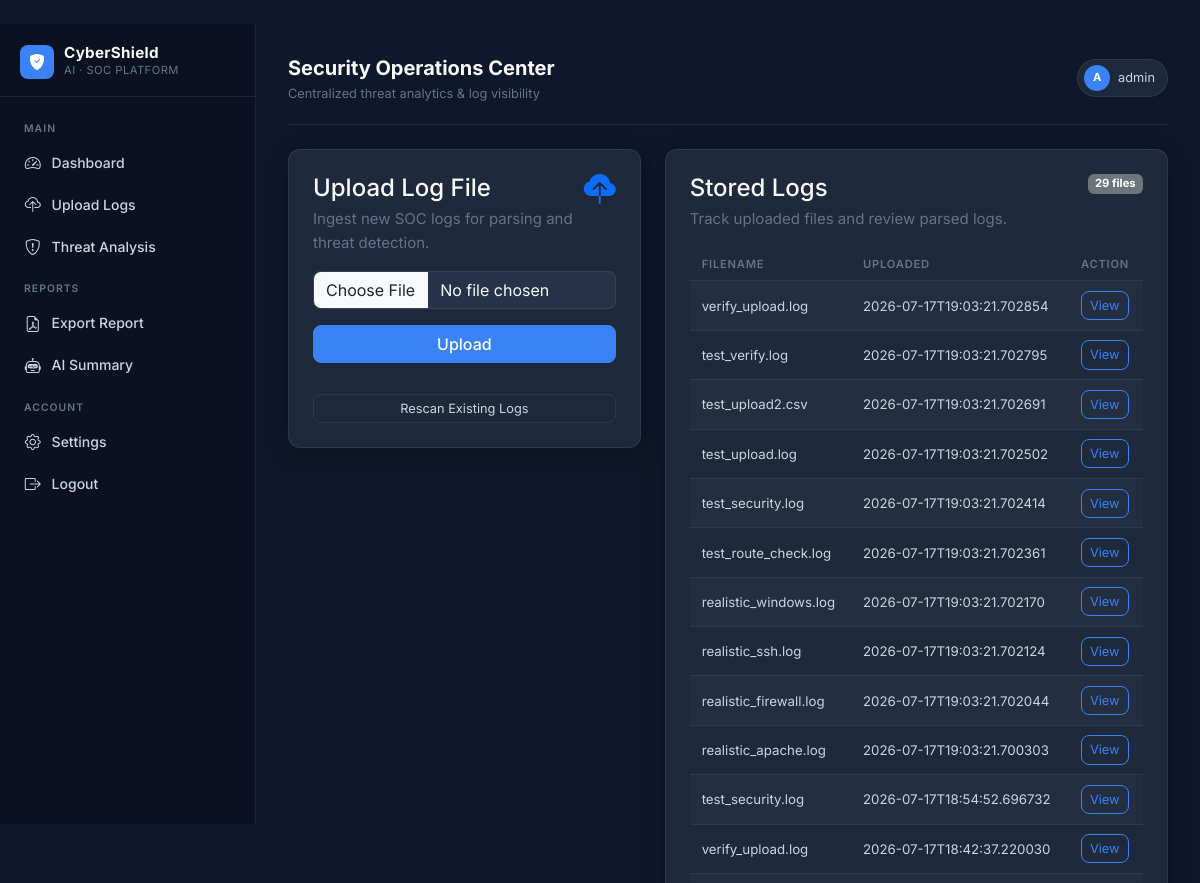
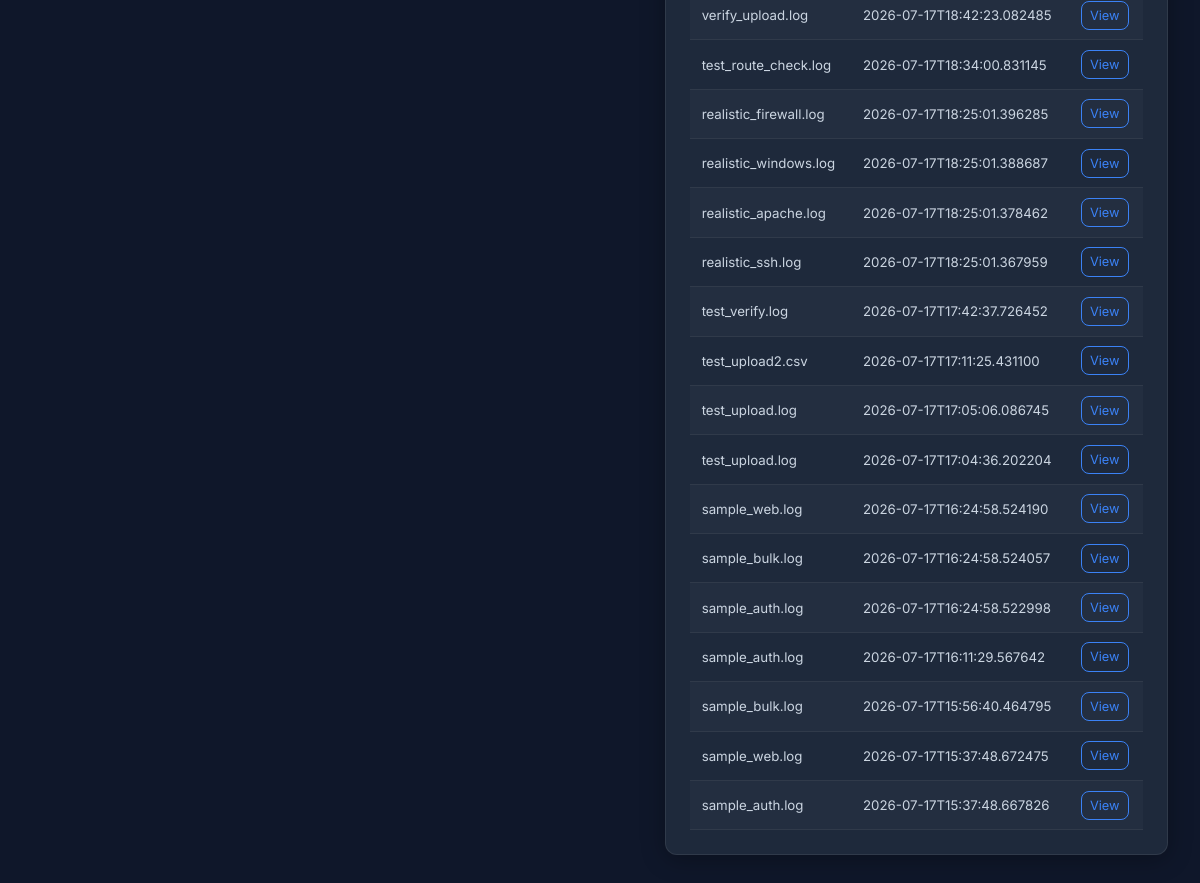
Screenshot of /logs (signed in) with the database file from the repository (2 pictures, top to bottom).
### tables this page shows
CREATE TABLE logs (
            id INTEGER PRIMARY KEY AUTOINCREMENT,
            filename TEXT NOT NULL,
            filepath TEXT NOT NULL,
            uploaded_at TEXT NOT NULL
        );

### app.py (the view)
@app.route("/logs")
@require_login
def logs_index():
    conn = get_db_connection()
    cur = conn.cursor()
    cur.execute("SELECT * FROM logs ORDER BY uploaded_at DESC")
    logs = cur.fetchall()
    conn.close()
    return render_template("upload.html", logs=logs)

### app.py (called while the page is built)
def get_db_connection():
    conn = sqlite3.connect(DB_PATH)
    conn.row_factory = sqlite3.Row
    return conn

def require_login(func):
    from functools import wraps
    @wraps(func)
    def wrapper(*args, **kwargs):
        if not session.get("user"):
            return redirect(url_for("login", next=request.path))
        return func(*args, **kwargs)
    return wrapper

### templates/upload.html
﻿{% extends "base.html" %}
{% block content %}
<div class="row g-4">
    <div class="col-lg-5">
        <div class="card p-4">
            <div class="d-flex justify-content-between align-items-start mb-3">
                <div>
                    <h4 class="mb-1">Upload Log File</h4>
                    <p class="text-muted mb-0">Ingest new SOC logs for parsing and threat detection.</p>
                </div>
                <i class="bi bi-cloud-upload-fill fs-2 text-primary"></i>
            </div>
            <form method="post" enctype="multipart/form-data">
                <div class="mb-3">
                    <input type="file" name="logfile" class="form-control form-control-dark" accept=".log,.txt,.csv"
                        required>
                </div>
                <button class="btn btn-primary w-100">Upload</button>
            </form>
            <a class="btn btn-sm btn-outline-light mt-3" href="{{ url_for('rescan_logs') }}">Rescan Existing Logs</a>
        </div>
    </div>
    <div class="col-lg-7">
        <div class="card p-4">
            <div class="d-flex justify-content-between align-items-center mb-3">
                <div>
                    <h4 class="mb-1">Stored Logs</h4>
                    <p class="text-muted mb-0">Track uploaded files and review parsed logs.</p>
                </div>
                <span class="badge bg-secondary align-self-start">{{ logs|length if logs else 0 }} files</span>
            </div>
            {% if logs is defined and logs %}
            <div class="table-responsive">
                <table class="table table-dark table-striped align-middle mb-0">
                    <thead>
                        <tr>
                            <th>Filename</th>
                            <th>Uploaded</th>
                            <th>Action</th>
                        </tr>
                    </thead>
                    <tbody>
                        {% for l in logs %}
                        <tr>
                            <td>{{ l['filename'] }}</td>
                            <td>{{ l['uploaded_at'] }}</td>
                            <td><a class="btn btn-sm btn-outline-primary"
                                    href="{{ url_for('view_log', log_id=l['id']) }}">View</a></td>
                        </tr>
                        {% endfor %}
                    </tbody>
                </table>
            </div>
            {% else %}
            <div class="alert alert-secondary mb-0">No log files have been uploaded yet.</div>
            {% endif %}
        </div>
    </div>
</div>
{% endblock %}

### static/css/styles.css (style rules this page uses)
:root { --bg: #0F172A; --surface: #1E293B; --surface2: #263348; --border: rgba(255,255,255,0.08); --text: #F8FAFC; --text-sub: #CBD5E1; --muted: #64748B; --accent: #3B82F6; --accent-h: #2563EB; --c-critical: #EF4444; --c-high: #F97316; --c-medium: #EAB308; --c-low: #22C55E; --c-safe: #14B8A6; --c-risk: #A855F7; --c-info: #38BDF8; }
*, *::before, *::after { box-sizing: border-box; }
body { margin: 0; background: var(--bg); color: var(--text); font-family: Inter, "Segoe UI", system-ui, -apple-system, sans-serif; font-size: 0.9375rem; line-height: 1.6; }
.card { background: var(--surface); border: 1px solid var(--border); border-radius: 12px; box-shadow: 0 4px 24px rgba(0,0,0,0.3); color: var(--text); }
.table-dark { --bs-table-bg: transparent; --bs-table-striped-bg: rgba(255,255,255,0.025); --bs-table-hover-bg: rgba(255,255,255,0.04); --bs-table-color: var(--text); --bs-table-border-color: var(--border); font-size: 0.83rem; }
.table-dark thead th { font-size: 0.7rem; font-weight: 600; letter-spacing: 0.07em; text-transform: uppercase; color: var(--muted); border-bottom: 1px solid var(--border); padding: 0.6rem 0.75rem; white-space: nowrap; }
.table-dark td { padding: 0.6rem 0.75rem; vertical-align: middle; color: var(--text-sub); }
.form-control, .form-control-dark, .form-select { background: var(--surface2); border: 1px solid var(--border); color: var(--text); border-radius: 8px; }
.btn-primary { background: var(--accent); border-color: var(--accent); color: #fff; font-weight: 500; border-radius: 8px; }
.btn-outline-light { color: var(--text-sub); border-color: var(--border); border-radius: 8px; font-size: 0.8rem; }
.btn-outline-primary { color: var(--accent); border-color: var(--accent); border-radius: 8px; font-size: 0.8rem; }
.text-muted { color: var(--muted) !important; }

### rows the page displays
logs: filename "verify_upload.log", uploaded_at "2026-07-17T19:03:21.702854"
logs: filename "test_verify.log", uploaded_at "2026-07-17T19:03:21.702795"
logs: filename "test_upload2.csv", uploaded_at "2026-07-17T19:03:21.702691"
logs: filename "test_upload.log", uploaded_at "2026-07-17T19:03:21.702502"
logs: filename "test_security.log", uploaded_at "2026-07-17T19:03:21.702414"
logs: filename "test_route_check.log", uploaded_at "2026-07-17T19:03:21.702361"
logs: filename "realistic_windows.log", uploaded_at "2026-07-17T19:03:21.702170"
logs: filename "realistic_ssh.log", uploaded_at "2026-07-17T19:03:21.702124"
logs: filename "realistic_firewall.log", uploaded_at "2026-07-17T19:03:21.702044"
logs: filename "realistic_apache.log", uploaded_at "2026-07-17T19:03:21.700303"
logs: filename "test_security.log", uploaded_at "2026-07-17T18:54:52.696732"
logs: filename "verify_upload.log", uploaded_at "2026-07-17T18:42:37.220030"
logs: filename "verify_upload.log", uploaded_at "2026-07-17T18:42:23.082485"
logs: filename "test_route_check.log", uploaded_at "2026-07-17T18:34:00.831145"
logs: filename "realistic_firewall.log", uploaded_at "2026-07-17T18:25:01.396285"
logs: filename "realistic_windows.log", uploaded_at "2026-07-17T18:25:01.388687"
logs: filename "realistic_apache.log", uploaded_at "2026-07-17T18:25:01.378462"
logs: filename "realistic_ssh.log", uploaded_at "2026-07-17T18:25:01.367959"
logs: filename "test_verify.log", uploaded_at "2026-07-17T17:42:37.726452"
logs: filename "test_upload2.csv", uploaded_at "2026-07-17T17:11:25.431100"
logs: filename "test_upload.log", uploaded_at "2026-07-17T17:05:06.086745"
logs: filename "test_upload.log", uploaded_at "2026-07-17T17:04:36.202204"
logs: filename "sample_web.log", uploaded_at "2026-07-17T16:24:58.524190"
logs: filename "sample_bulk.log", uploaded_at "2026-07-17T16:24:58.524057"
logs: filename "sample_auth.log", uploaded_at "2026-07-17T16:24:58.522998"
logs: filename "sample_auth.log", uploaded_at "2026-07-17T16:11:29.567642"
logs: filename "sample_bulk.log", uploaded_at "2026-07-17T15:56:40.464795"
logs: filename "sample_web.log", uploaded_at "2026-07-17T15:37:48.672475"
logs: filename "sample_auth.log", uploaded_at "2026-07-17T15:37:48.667826"

### other values shown
{{ session.get('user')[0]|upper }} "A"
{{ session.get('user') }} "admin"
{{ logs|length if logs else 0 }} "29"
